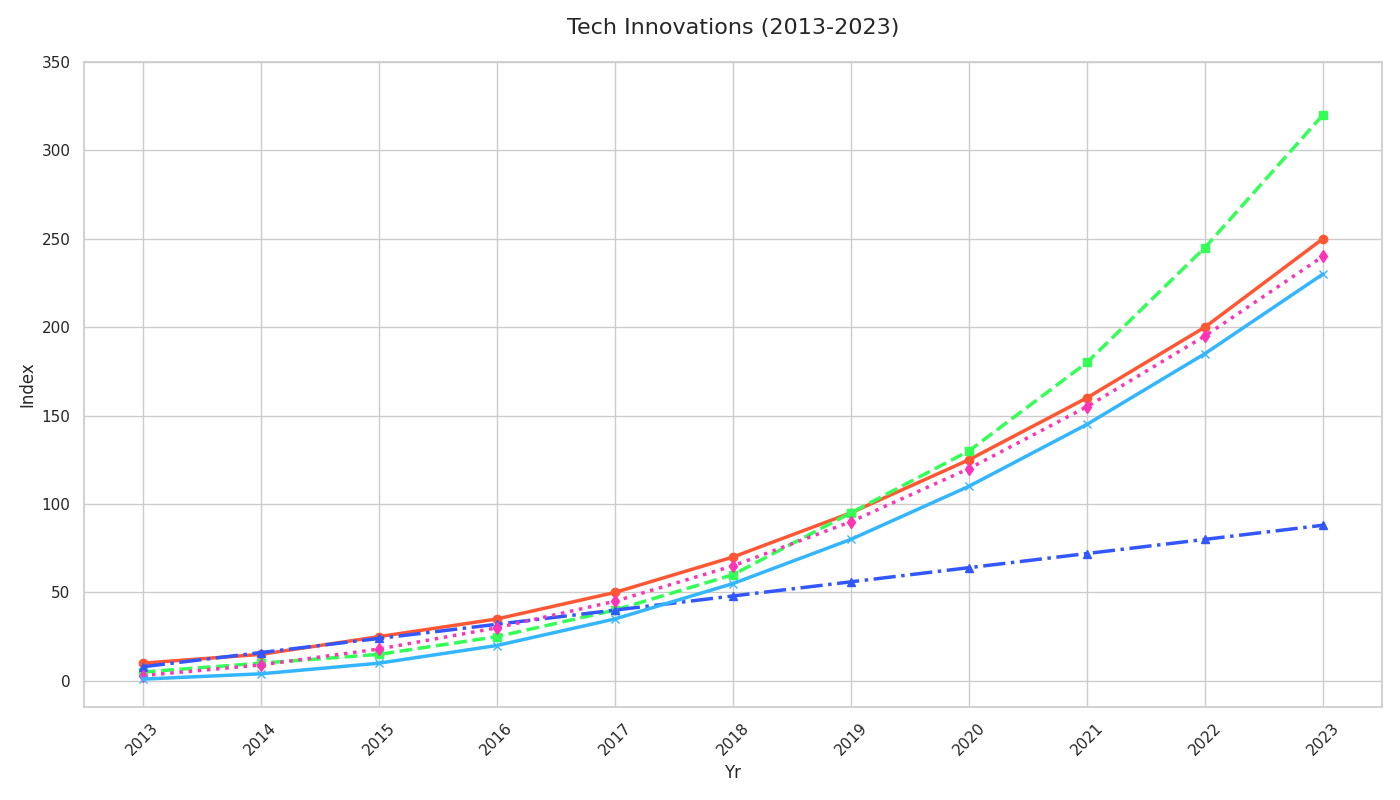

Source code (Python):
import matplotlib.pyplot as plt
import numpy as np

years = np.arange(2013, 2024)
ai_index = np.array([10, 15, 25, 35, 50, 70, 95, 125, 160, 200, 250])
blockchain_index = np.array([5, 10, 15, 25, 40, 60, 95, 130, 180, 245, 320])
iot_index = np.array([8, 16, 24, 32, 40, 48, 56, 64, 72, 80, 88])

# Additional made-up data
arvr_index = np.array([3, 9, 18, 30, 45, 65, 90, 120, 155, 195, 240])
quantum_index = np.array([1, 4, 10, 20, 35, 55, 80, 110, 145, 185, 230])

plt.figure(figsize=(14, 8))

plt.plot(years, ai_index, marker='o', linestyle='-', linewidth=2.5, color='#FF5733')
plt.plot(years, blockchain_index, marker='s', linestyle='--', linewidth=2.5, color='#33FF57')
plt.plot(years, iot_index, marker='^', linestyle='-.', linewidth=2.5, color='#3357FF')

# Plot the new data series
plt.plot(years, arvr_index, marker='d', linestyle=':', linewidth=2.5, color='#FF33B5')
plt.plot(years, quantum_index, marker='x', linestyle='-', linewidth=2.5, color='#33B5FF')

plt.title('Tech Innovations (2013-2023)', fontsize=16, pad=20)
plt.xlabel('Yr', fontsize=12)
plt.ylabel('Index', fontsize=12)
plt.xticks(years, rotation=45)
plt.yticks(np.arange(0, 351, 50))

plt.tight_layout()

plt.show()
